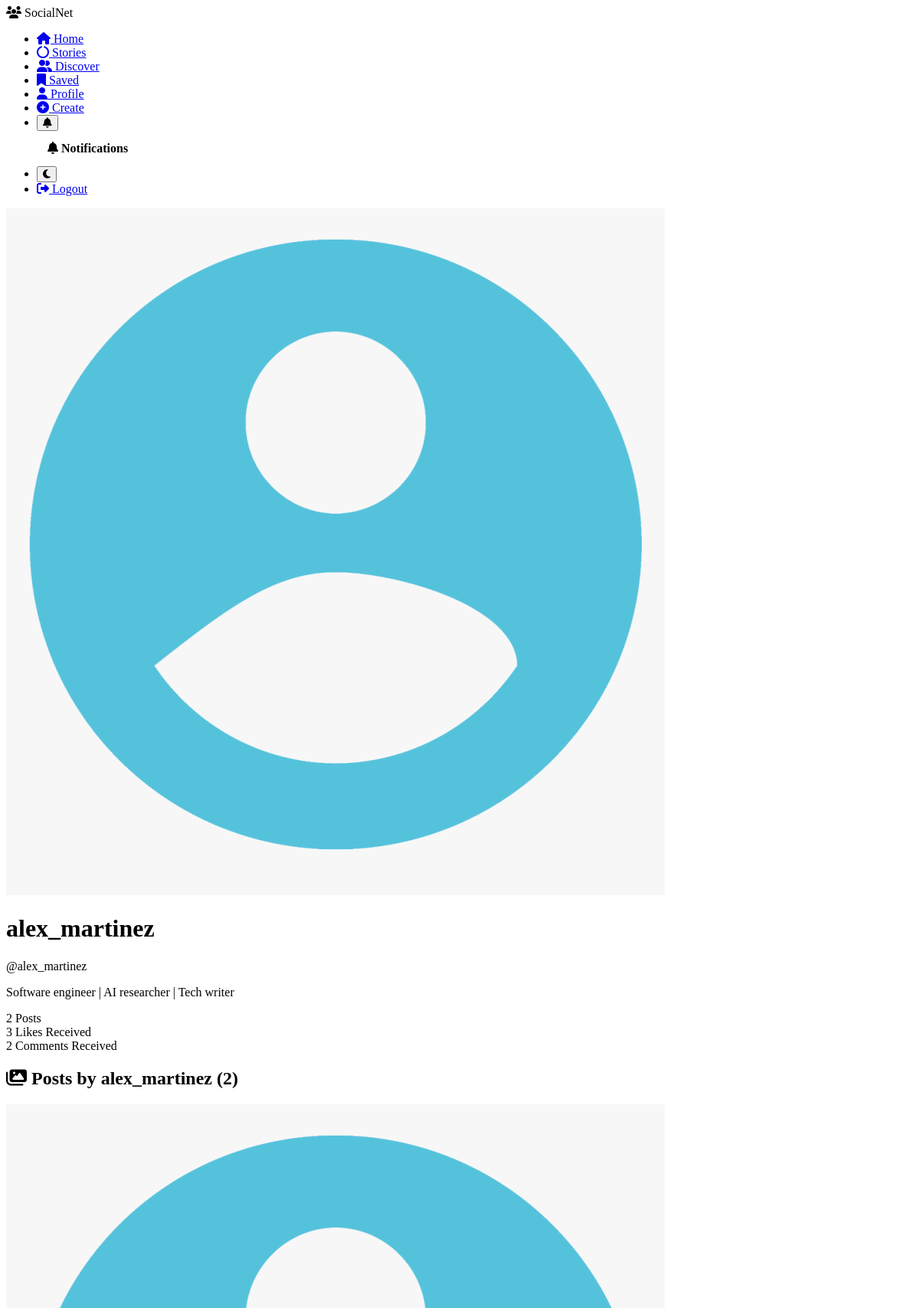
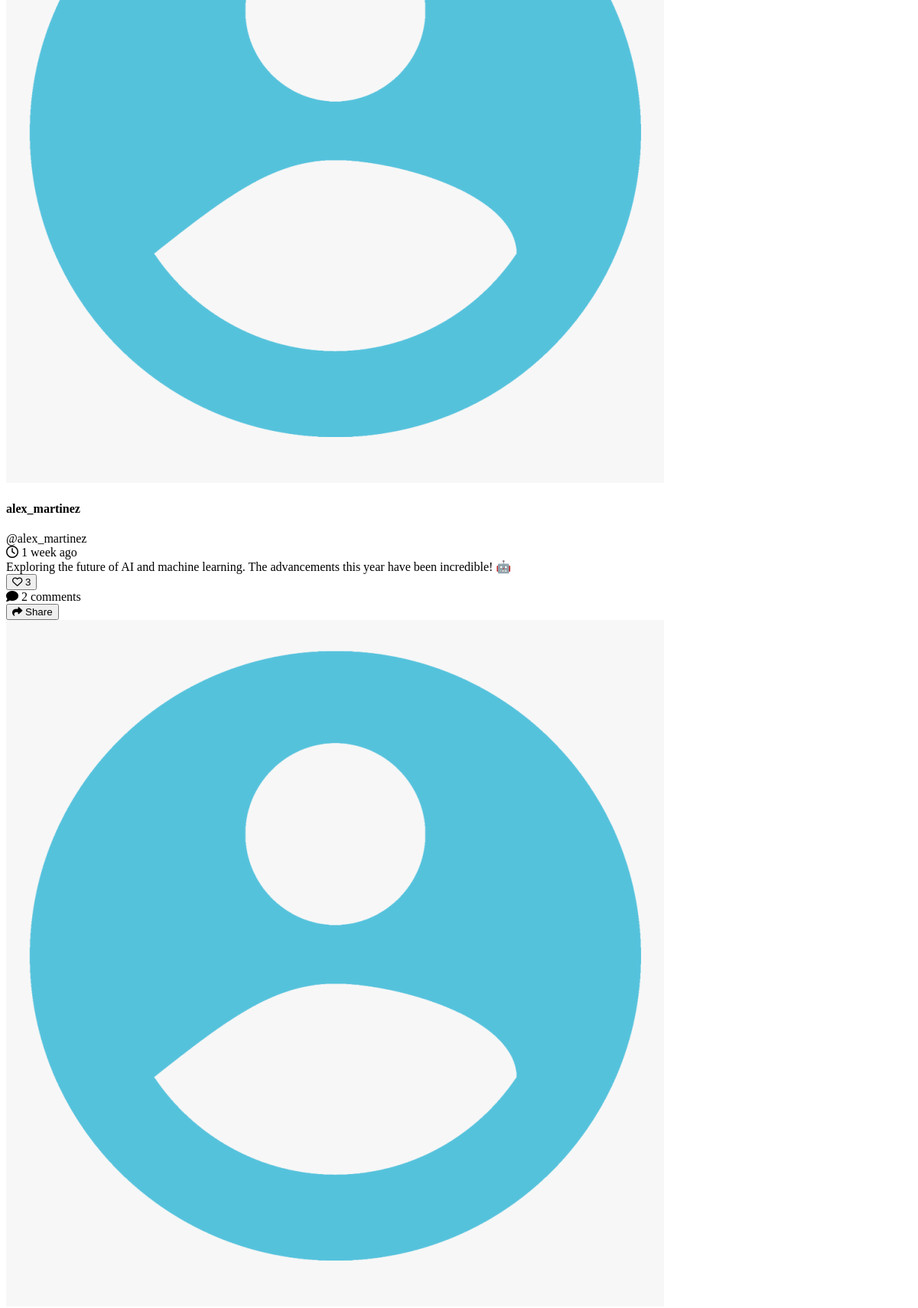
The page /user_profile.php?id=7 (signed in, upper part) on the database its author committed (2 pictures, top to bottom).
### tables this page shows
CREATE TABLE users (
    id INT(11) AUTO_INCREMENT PRIMARY KEY,
    username VARCHAR(50) NOT NULL UNIQUE,
    email VARCHAR(100) NOT NULL UNIQUE,
    password VARCHAR(255) NOT NULL,
    profile_image VARCHAR(255) DEFAULT 'default-avatar.png',
    bio TEXT,
    created_at TIMESTAMP DEFAULT CURRENT_TIMESTAMP,
    INDEX idx_username (username),
    INDEX idx_email (email)
);

CREATE TABLE posts (
    id INT(11) AUTO_INCREMENT PRIMARY KEY,
    user_id INT(11) NOT NULL,
    content TEXT NOT NULL,
    image VARCHAR(255),
    created_at TIMESTAMP DEFAULT CURRENT_TIMESTAMP,
    FOREIGN KEY (user_id) REFERENCES users(id) ON DELETE CASCADE,
    INDEX idx_user_id (user_id),
    INDEX idx_created_at (created_at)
);

### user_profile.php (the view, shortened to what this page needs)
<?php
require_once 'config/database.php';
$profile_user_id = intval($_GET['id']);
$current_user_id = $_SESSION['user_id'];
$stmt = $conn->prepare("SELECT * FROM users WHERE id = ?");
$stmt->bind_param("i", $profile_user_id);
$stmt->execute();
$result = $stmt->get_result();
$profile_user = $result->fetch_assoc();
$stmt = $conn->prepare("SELECT p.*, u.username, u.profile_image,
                        (SELECT COUNT(*) FROM likes WHERE post_id = p.id) as like_count,
                        (SELECT COUNT(*) FROM likes WHERE post_id = p.id AND user_id = ?) as user_liked,
                        (SELECT COUNT(*) FROM comments WHERE post_id = p.id) as comment_count
                        FROM posts p
                        JOIN users u ON p.user_id = u.id
                        WHERE p.user_id = ?
                        ORDER BY p.created_at DESC");
$stmt->bind_param("ii", $current_user_id, $profile_user_id);
$stmt->execute();
$posts_result = $stmt->get_result();
$total_posts = $posts_result->num_rows;
$stmt_likes = $conn->prepare("SELECT COUNT(*) as total_likes
                               FROM likes l
                               JOIN posts p ON l.post_id = p.id
                               WHERE p.user_id = ?");
$stmt_likes->bind_param("i", $profile_user_id);
$stmt_likes->execute();
$likes_result = $stmt_likes->get_result();
$total_likes = $likes_result->fetch_assoc()['total_likes'];
$stmt_comments = $conn->prepare("SELECT COUNT(*) as total_comments
                                 FROM comments c
                                 JOIN posts p ON c.post_id = p.id
                                 WHERE p.user_id = ?");
$stmt_comments->bind_param("i", $profile_user_id);
$stmt_comments->execute();
$comments_result = $stmt_comments->get_result();
$total_comments = $comments_result->fetch_assoc()['total_comments'];
function time_ago($timestamp) {
    $time_ago = strtotime($timestamp);
    $current_time = time();
    $time_difference = $current_time - $time_ago;
    $seconds = $time_difference;
    $minutes = round($seconds / 60);
    $hours = round($seconds / 3600);
    $days = round($seconds / 86400);
    $weeks = round($seconds / 604800);
    $months = round($seconds / 2629440);
    $years = round($seconds / 31553280);
    if ($seconds <= 60) {
        return "Just now";
    } else if ($minutes <= 60) {
        return $minutes == 1 ? "1 minute ago" : "$minutes minutes ago";
    } else if ($hours <= 24) {
        return $hours == 1 ? "1 hour ago" : "$hours hours ago";
    } else if ($days <= 7) {
        return $days == 1 ? "Yesterday" : "$days days ago";
    } else if ($weeks <= 4.3) {
        return $weeks == 1 ? "1 week ago" : "$weeks weeks ago";
    } else if ($months <= 12) {
        return $months == 1 ? "1 month ago" : "$months months ago";
    } else {
        return $years == 1 ? "1 year ago" : "$years years ago";
    }
}
include 'includes/header.php';
?>
<div class="container">
    <div class="profile-header">
        <div class="profile-image-wrapper">
            <img src="assets/uploads/profiles/<?php echo htmlspecialchars($profile_user['profile_image']); ?>"
                 alt="Profile"
                 class="profile-image"
                 onerror="this.src='assets/uploads/profiles/default-avatar.png'">
        </div>
        <div class="profile-info">
            <h1><?php echo htmlspecialchars($profile_user['username']); ?></h1>
            <p class="username">@<?php echo htmlspecialchars($profile_user['username']); ?></p>
            <p class="bio">
                <?php echo !empty($profile_user['bio']) ? nl2br(htmlspecialchars($profile_user['bio'])) : 'No bio yet.'; ?>
            </p>
            <div class="stats-container">
                <div class="stat-box">
                    <span class="stat-number"><?php echo $total_posts; ?></span>
                    <span class="stat-label">Posts</span>
                </div>
                <div class="stat-box">
                    <span class="stat-number"><?php echo $total_likes; ?></span>
                    <span class="stat-label">Likes Received</span>
                </div>
                <div class="stat-box">
                    <span class="stat-number"><?php echo $total_comments; ?></span>
                    <span class="stat-label">Comments Received</span>
                </div>
            </div>
        </div>
    </div>
    <h2 style="margin-bottom: 20px; color: var(--text-primary);">
        <i class="fas fa-images"></i> Posts by <?php echo htmlspecialchars($profile_user['username']); ?> (<?php echo $total_posts; ?>)
    </h2>
    <?php if ($posts_result->num_rows > 0): ?>
        <?php
        $posts_result->data_seek(0);
        while ($post = $posts_result->fetch_assoc()):
        ?>
            <div class="post" id="post-<?php echo $post['id']; ?>">
                <div class="post-header">
                    <img src="assets/uploads/profiles/<?php echo htmlspecialchars($post['profile_image']); ?>"
                         alt="<?php echo htmlspecialchars($post['username']); ?>"
                         class="post-avatar"
                         onerror="this.src='assets/uploads/profiles/default-avatar.png'">
                    <div class="post-user-info">
                        <h4><?php echo htmlspecialchars($post['username']); ?></h4>
                        <span class="username">@<?php echo htmlspecialchars($post['username']); ?></span>
                    </div>
                    <span class="post-time">
                        <i class="far fa-clock"></i> <?php echo time_ago($post['created_at']); ?>
                    </span>
                </div>
                <div class="post-content">
                    <?php echo nl2br(htmlspecialchars($post['content'])); ?>
                </div>
                <div class="post-actions">
                    <button class="post-action-btn <?php echo $post['user_liked'] > 0 ? 'liked' : ''; ?>"
                            onclick="toggleLike(<?php echo $post['id']; ?>, this)">
                        <i class="<?php echo $post['user_liked'] > 0 ? 'fas' : 'far'; ?> fa-heart"></i>
                        <span class="like-count"><?php echo $post['like_count']; ?></span>
                    </button>
                    <div class="post-action-btn">
                        <i class="fas fa-comment"></i>
                        <span><?php echo $post['comment_count']; ?> comments</span>
                    </div>
                    <button class="post-action-btn" onclick="openShareModal(<?php echo $post['id']; ?>)">
                        <i class="fas fa-share"></i>
                        <span>Share</span>
                    </button>
                </div>
            </div>
        <?php endwhile; ?>
    <?php endif; ?>
</div>
<?php
include 'includes/footer.php';
?>

### rows shown on the page
users: profile_image (placeholder picture), username "alex_martinez", bio "Software engineer | AI researcher | Tech writer"
posts: user.profile_image (placeholder picture), user.username "alex_martinez", created_at "1 week ago", content "Exploring the future of AI and machine learning. The advancements this year have been incredible! 🤖", like_count "3", comment_count "2"
posts: user.profile_image (placeholder picture)

### other values the page prints
$total_posts "2"
$total_likes "3"
$total_comments "2"
